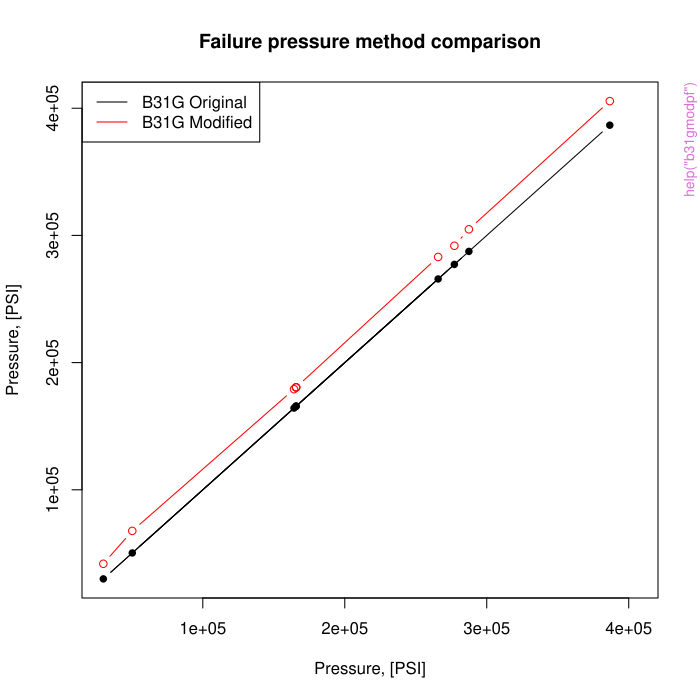

Write R code to recreate this figure.
pkgname <- "pipenostics"
source(file.path(R.home("share"), "R", "examples-header.R"))
options(warn = 1)
base::assign(".ExTimings", "pipenostics-Ex.timings", pos = 'CheckExEnv')
base::cat("name\tuser\tsystem\telapsed\n", file=base::get(".ExTimings", pos = 'CheckExEnv'))
base::assign(".format_ptime",
function(x) {
  if(!is.na(x[4L])) x[1L] <- x[1L] + x[4L]
  if(!is.na(x[5L])) x[2L] <- x[2L] + x[5L]
  options(OutDec = '.')
  format(x[1L:3L], digits = 7L)
},
pos = 'CheckExEnv')

### * </HEADER>
library('pipenostics')

base::assign(".oldSearch", base::search(), pos = 'CheckExEnv')
base::assign(".old_wd", base::getwd(), pos = 'CheckExEnv')
cleanEx()
nameEx("b31crvl")
### * b31crvl

flush(stderr()); flush(stdout())

base::assign(".ptime", proc.time(), pos = "CheckExEnv")
### Name: b31crvl
### Title: ASME B31G. Basic computer program CRVL.BAS
### Aliases: b31crvl

### ** Examples


## Further examples are inspired by those used in Appendix A of
## ASME B31G-1991 to verify correct entry of CRVL.BAS source code

## Example 1
b31crvl(maop = 910, d = 30, wth = .438, smys = 52000, def  = .72, depth = .1, l = 7.5)
#
# -- Calculated data --
# Intermediate factor (A) = 1.847
# Design pressure = 1093 PSI; Safe pressure = 1093 PSI
# Pipe may be operated safely at MAOP, 910 PSI
# With corrosion length 7.500 inch, maximum allowed corrosion depth is 0.2490 inch; A = 1.847
# With corrosion depth 0.100 inch, maximum allowed corrosion length is Inf inch; A = 5.000


## Example 2
b31crvl(maop = 400, d = 20, wth = .25, smys = 35000, def  = 0.5, depth = 0.18, l = 10)
#
# -- Calculated data --
# Intermediate factor (A) = 3.993
# Design pressure = 438 PSI; Safe pressure = 284 PSI
# Reduce operating pressure so it will not exceed 284 PSI, and so operate legally and safely
# With corrosion length 10.000 inch, maximum allowed corrosion depth is 0.0790 inch; A = 3.993
# With corrosion depth 0.180 inch, maximum allowed corrosion length is 2.0180 inch; A = 0.806


## Example 3
b31crvl(maop = 910, d = 24, wth = .432, smys = 52000, def  = .72, depth = 0.13, l = 30)
#
# -- Calculated data --
# Intermediate factor (A) = 8.320
# Design pressure = 1348 PSI; Safe pressure = 1037 PSI
# Pipe may be operated safely at MAOP, 910 PSI
# With corrosion length 30.000 inch, maximum allowed corrosion depth is 0.1670 inch; A = 8.320
# With corrosion depth 0.130 inch, maximum allowed corrosion length is Inf inch; A = 5.000


## Example 4
b31crvl(maop = 910, d = 24, wth = .432, smys = 52000, def  = .72, depth = .3, l = 30)
#
# -- Calculated data --
# Intermediate factor (A) = 8.320
# Design pressure = 1348 PSI; Safe pressure = 453 PSI
# Reduce operating pressure so it will not exceed 453 PSI, and so operate legally and safely
# With corrosion length 30.000 inch, maximum allowed corrosion depth is 0.1670 inch; A = 8.320
# With corrosion depth 0.300 inch, maximum allowed corrosion length is 12.8670 inch; A = 3.568


## Example 5
b31crvl(maop = 731, d = 24, wth = .281, smys = 52000, def  = 0.72, depth = 0.08, l = 15)
#
# -- Calculated data --
# Intermediate factor (A) = 5.158
# Design pressure = 877 PSI; Safe pressure = 690 PSI
# Reduce operating pressure so it will not exceed 690 PSI, and so operate legally and safely
# With corrosion length 15.000 inch, maximum allowed corrosion depth is 0.0680 inch; A = 5.158
# With corrosion depth 0.080 inch, maximum allowed corrosion length is 11.6340 inch; A = 4.000


## Example 6
b31crvl(maop = 1e3, d = 36, wth = .5, smys = 52000, def  = 0.72, depth = 0.41, l = 100)
# Alert! Corrosion depth exceeds 80 % of pipe wall! Pipe must be replaced!
# -- Calculated data --
# Intermediate factor (A) = 21.048
# Design pressure = 1040 PSI; Safe pressure = 206 PSI
# Repair or replace pipe because corrosion depth exceeds 80 % of pipe wall!
# Reduce operating pressure so it will not exceed 206 PSI, and so operate legally and safely
# With corrosion length 100.000 inch, maximum allowed corrosion depth is 0.0630 inch; A = 21.048
# With corrosion depth 0.410 inch, maximum allowed corrosion length is 2.5560 inch; A = 0.538
# But 0.410 inch exceeds allowable corrosion depth!!!


## Example 7
b31crvl(maop = 877, d = 12.625, wth = .5, smys = 35000, def  = .4, depth = .035, l = 3)
# Corrosion depth is less than 10 % of pipe wall. No resrictions on operation
# -- Calculated data --
# Intermediate factor (A) = 1.066
# Design pressure = 1109 PSI; Safe pressure = 1109 PSI
# Pipe may be operated safely at MAOP, 877 PSI
# With corrosion length 3.000 inch, maximum allowed corrosion depth is 0.4000 inch; A = 1.066
# With corrosion depth 0.035 inch, maximum allowed corrosion length is Inf inch; A = 5.000


## Example 8
b31crvl(maop = 790, d = 24, wth = .5, smys = 42000, def  = .5, depth = .125, l = 12)
#
# -- Calculated data --
# Intermediate factor (A) = 3.093
# Design pressure = 875 PSI; Safe pressure = 845 PSI
# Pipe may be operated safely at MAOP, 790 PSI
# With corrosion length 12.000 inch, maximum allowed corrosion depth is 0.1790 inch; A = 3.093
# With corrosion depth 0.125 inch, maximum allowed corrosion length is 15.5190 inch; A = 4.000


## TEST #1
b31crvl(maop = 790, d = 24, wth = .5, smys = 42000, def  = .5, depth = .179, l = 12)
#
#-- Calculated data --
# Intermediate factor (A) = 3.093
# Design pressure = 875 PSI; Safe pressure = 791 PSI
# Pipe may be operated safely at MAOP, 790 PSI
# With corrosion length 12.000 inch, maximum allowed corrosion depth is 0.1790 inch; A = 3.093
# With corrosion depth 0.179 inch, maximum allowed corrosion length is 12.1820 inch; A = 3.140


## TEST #1A
b31crvl(maop = 790, d = 24, wth = .5, smys = 42000, def  = .5, depth = .179, l = 12.182)
#
# -- Calculated data --
# Intermediate factor (A) = 3.140
# Design pressure = 875 PSI; Safe pressure = 790 PSI
# Pipe may be operated safely at MAOP, 790 PSI
# With corrosion length 12.182 inch, maximum allowed corrosion depth is 0.1780 inch; A = 3.140
# With corrosion depth 0.179 inch, maximum allowed corrosion length is 12.1820 inch; A = 3.140


## TEST #1B
b31crvl(maop = 790, d = 24, wth = .5, smys = 42000, def  = .5, depth = .180, l = 12.182)
#
# -- Calculated data --
# Intermediate factor (A) = 3.140
# Design pressure = 875 PSI; Safe pressure = 789 PSI
# Reduce operating pressure so it will not exceed 789 PSI, and so operate legally and safely
# With corrosion length 12.182 inch, maximum allowed corrosion depth is 0.1780 inch; A = 3.140
# With corrosion depth 0.180 inch, maximum allowed corrosion length is 11.9610 inch; A = 3.083


## TEST #2
b31crvl(maop = 790, d = 24, wth = .5, smys = 42000, def  = .5, depth = .179, l = 12.297)
#
# -- Calculated data --
# Intermediate factor (A) = 3.170
# Design pressure = 875 PSI; Safe pressure = 789 PSI
# Reduce operating pressure so it will not exceed 789 PSI, and so operate legally and safely
# With corrosion length 12.297 inch, maximum allowed corrosion depth is 0.1780 inch; A = 3.170
# With corrosion depth 0.179 inch, maximum allowed corrosion length is 12.1820 inch; A = 3.140


## All examples at once:
data(b31gdata)
examples <- with(b31gdata, b31crvl(maop, d, wth, smys, def, depth, l))




base::assign(".dptime", (proc.time() - get(".ptime", pos = "CheckExEnv")), pos = "CheckExEnv")
base::cat("b31crvl", base::get(".format_ptime", pos = 'CheckExEnv')(get(".dptime", pos = "CheckExEnv")), "\n", file=base::get(".ExTimings", pos = 'CheckExEnv'), append=TRUE, sep="\t")
cleanEx()
nameEx("b31gacd")
### * b31gacd

flush(stderr()); flush(stdout())

base::assign(".ptime", proc.time(), pos = "CheckExEnv")
### Name: b31gacd
### Title: ASME B31G. Allowable corrosion depth in pipe
### Aliases: b31gacd

### ** Examples

 b31gacd(1093, 910, 30, .438, 7.5)
 # [1] 0.249  # [inch]




base::assign(".dptime", (proc.time() - get(".ptime", pos = "CheckExEnv")), pos = "CheckExEnv")
base::cat("b31gacd", base::get(".format_ptime", pos = 'CheckExEnv')(get(".dptime", pos = "CheckExEnv")), "\n", file=base::get(".ExTimings", pos = 'CheckExEnv'), append=TRUE, sep="\t")
cleanEx()
nameEx("b31gacl")
### * b31gacl

flush(stderr()); flush(stdout())

base::assign(".ptime", proc.time(), pos = "CheckExEnv")
### Name: b31gacl
### Title: ASME B31G. Allowable corrosion length in pipe
### Aliases: b31gacl

### ** Examples

 b31gacl(1093, 910, 30, .438, .1, 7.5)
 # [1] Inf  # [inch] - corrosion is low, no limit for the corroded area length

 b31gacl(438, 400, 20, .25, .18, 10)
 # [1] 2.018  # [inch] - finite allowed length of the corroded area





base::assign(".dptime", (proc.time() - get(".ptime", pos = "CheckExEnv")), pos = "CheckExEnv")
base::cat("b31gacl", base::get(".format_ptime", pos = 'CheckExEnv')(get(".dptime", pos = "CheckExEnv")), "\n", file=base::get(".ExTimings", pos = 'CheckExEnv'), append=TRUE, sep="\t")
cleanEx()
nameEx("b31gafr")
### * b31gafr

flush(stderr()); flush(stdout())

base::assign(".ptime", proc.time(), pos = "CheckExEnv")
### Name: b31gafr
### Title: ASME B31G. A-factor
### Aliases: b31gafr

### ** Examples

 b31gafr(30, .438, 7.5)
 # [1] 1.847  # A-factor is less than 5, so the corrosion is not critical




base::assign(".dptime", (proc.time() - get(".ptime", pos = "CheckExEnv")), pos = "CheckExEnv")
base::cat("b31gafr", base::get(".format_ptime", pos = 'CheckExEnv')(get(".dptime", pos = "CheckExEnv")), "\n", file=base::get(".ExTimings", pos = 'CheckExEnv'), append=TRUE, sep="\t")
cleanEx()
nameEx("b31gdep")
### * b31gdep

flush(stderr()); flush(stdout())

base::assign(".ptime", proc.time(), pos = "CheckExEnv")
### Name: b31gdep
### Title: ASME B31G. Design pressure of pipe
### Aliases: b31gdep

### ** Examples

 b31gdep(30, .438, 52e3, .72)
 # [1] 1093.748  # [PSI]




base::assign(".dptime", (proc.time() - get(".ptime", pos = "CheckExEnv")), pos = "CheckExEnv")
base::cat("b31gdep", base::get(".format_ptime", pos = 'CheckExEnv')(get(".dptime", pos = "CheckExEnv")), "\n", file=base::get(".ExTimings", pos = 'CheckExEnv'), append=TRUE, sep="\t")
cleanEx()
nameEx("b31gmodpf")
### * b31gmodpf

flush(stderr()); flush(stdout())

base::assign(".ptime", proc.time(), pos = "CheckExEnv")
### Name: b31gmodpf
### Title: ASME B31G. Failure pressure of the corroded pipe (modified)
### Aliases: b31gmodpf

### ** Examples

 ## Example: maximum percentage disparity of original B31G
 ## algorithm and modified B31G showed on CRVL.BAS data
 with(b31gdata, {
   original  <- b31gpf(d, wth, smys, depth, l)
   modified  <- b31gmodpf(d, wth, smys, depth, l)
   round(max(100*abs(1 - original/modified), na.rm = TRUE), 4)
 })
 ## Output:
 #[1] 32.6666

 ## Example: plot disparity of original B31G algorithm and
 ## modified B31G showed on CRVL data
 with(b31gdata[-(6:7),], {
   b31g  <- b31gpf(depth, wth, smys, depth, l)
   b31gmod  <- b31gmodpf(depth, wth, smys, depth, l)
   axe_range <- range(c(b31g, b31gmod))
   plot(b31g, b31g, type = 'b', pch = 16,
        xlab = 'Pressure, [PSI]',
        ylab = 'Pressure, [PSI]',
        main = 'Failure pressure method comparison',
        xlim = axe_range, ylim = axe_range)
   inc <- order(b31g)
   lines(b31g[inc], b31gmod[inc], type = 'b', col = 'red')
   legend('topleft',
          legend = c('B31G Original',
                     'B31G Modified'),
          col = c('black', 'red'),
          lty = 'solid')
 })




base::assign(".dptime", (proc.time() - get(".ptime", pos = "CheckExEnv")), pos = "CheckExEnv")
base::cat("b31gmodpf", base::get(".format_ptime", pos = 'CheckExEnv')(get(".dptime", pos = "CheckExEnv")), "\n", file=base::get(".ExTimings", pos = 'CheckExEnv'), append=TRUE, sep="\t")
cleanEx()
nameEx("b31gops")
### * b31gops

flush(stderr()); flush(stdout())

base::assign(".ptime", proc.time(), pos = "CheckExEnv")
### Name: b31gops
### Title: ASME B31G. Operational status of pipe
### Aliases: b31gops

### ** Examples

 b31gops(.438, .1)
 # [1] 2  # typical status for the most of pipes

 b31gops(.5, .41)
 # [1] 3  # alert! Corrosion depth is too high! Replace the pipe!




base::assign(".dptime", (proc.time() - get(".ptime", pos = "CheckExEnv")), pos = "CheckExEnv")
base::cat("b31gops", base::get(".format_ptime", pos = 'CheckExEnv')(get(".dptime", pos = "CheckExEnv")), "\n", file=base::get(".ExTimings", pos = 'CheckExEnv'), append=TRUE, sep="\t")
cleanEx()
nameEx("b31gpf")
### * b31gpf

flush(stderr()); flush(stdout())

base::assign(".ptime", proc.time(), pos = "CheckExEnv")
### Name: b31gpf
### Title: ASME B31G. Failure pressure of the corroded pipe (original)
### Aliases: b31gpf

### ** Examples

 ## Example: maximum percentage disparity of original B31G
 ## algorithm and modified B31G showed on CRVL.BAS data
 with(b31gdata, {
   original  <- b31gpf(d, wth, smys, depth, l)
   modified  <- b31gmodpf(d, wth, smys, depth, l)
   round(max(100*abs(1 - original/modified), na.rm = TRUE), 4)
 })
 ## Output:
 #[1] 32.6666

 ## Example: plot disparity of original B31G algorithm and
 ## modified B31G showed on CRVL data
 with(b31gdata[-(6:7),], {
   b31g  <- b31gpf(depth, wth, smys, depth, l)
   b31gmod  <- b31gmodpf(depth, wth, smys, depth, l)
   axe_range <- range(c(b31g, b31gmod))
   plot(b31g, b31g, type = 'b', pch = 16,
        xlab = 'Pressure, [PSI]',
        ylab = 'Pressure, [PSI]',
        main = 'Failure pressure method comparison',
        xlim = axe_range, ylim = axe_range)
   inc <- order(b31g)
   lines(b31g[inc], b31gmod[inc], type = 'b', col = 'red')
   legend('topleft',
          legend = c('B31G Original',
                     'B31G Modified'),
          col = c('black', 'red'),
          lty = 'solid')
 })





base::assign(".dptime", (proc.time() - get(".ptime", pos = "CheckExEnv")), pos = "CheckExEnv")
base::cat("b31gpf", base::get(".format_ptime", pos = 'CheckExEnv')(get(".dptime", pos = "CheckExEnv")), "\n", file=base::get(".ExTimings", pos = 'CheckExEnv'), append=TRUE, sep="\t")
cleanEx()
nameEx("b31gsap")
### * b31gsap

flush(stderr()); flush(stdout())

base::assign(".ptime", proc.time(), pos = "CheckExEnv")
### Name: b31gsap
### Title: ASME B31G. Safe maximum pressure for the corroded area of pipe
### Aliases: b31gsap

### ** Examples

 b31gsap(1093, 30, .438, .1, 7.5)
 # [1] 1093  # [PSI], safe pressure is equal to design pressure

 b31gsap(877, 24, .281, .08, 15)
 # [1] 690   # [PSI], safe pressure is lower than design pressure due corrosion




base::assign(".dptime", (proc.time() - get(".ptime", pos = "CheckExEnv")), pos = "CheckExEnv")
base::cat("b31gsap", base::get(".format_ptime", pos = 'CheckExEnv')(get(".dptime", pos = "CheckExEnv")), "\n", file=base::get(".ExTimings", pos = 'CheckExEnv'), append=TRUE, sep="\t")
cleanEx()
nameEx("dnvpf")
### * dnvpf

flush(stderr()); flush(stdout())

base::assign(".ptime", proc.time(), pos = "CheckExEnv")
### Name: dnvpf
### Title: DNV-RP-F101. Failure pressure of the corroded pipe
### Aliases: dnvpf

### ** Examples


d     <- c(812.8, 219.0)  # [mm]
wth   <- c( 19.1,  14.5)  # [mm]
uts   <- c(530.9, 455.1)  # [N/mm^2]
l     <- c(203.2, 200.0)  # [mm]
depth <- c( 13.4,   9.0)  # [mm]

dnvpf(d, wth, uts, depth, l)
# [1] 15.86626 34.01183




base::assign(".dptime", (proc.time() - get(".ptime", pos = "CheckExEnv")), pos = "CheckExEnv")
base::cat("dnvpf", base::get(".format_ptime", pos = 'CheckExEnv')(get(".dptime", pos = "CheckExEnv")), "\n", file=base::get(".ExTimings", pos = 'CheckExEnv'), append=TRUE, sep="\t")
cleanEx()
nameEx("dropg")
### * dropg

flush(stderr()); flush(stdout())

base::assign(".ptime", proc.time(), pos = "CheckExEnv")
### Name: dropg
### Title: Consumption drop in pipe
### Aliases: dropg

### ** Examples

# Let consider pipes according to network segment scheme depicted in figure
# in ?dropg help-page.

# Typical large diameters of pipes under consideration, [mm]:
d <- as.double(unique(subset(pipenostics::m325nhldata, diameter > 700)$diameter))

# Let sensor-measured consumption in the inlet of the pipe
# under consideration be proportional to d, [ton/hour]:
consumption <- .125*d

# Let consider total diameter case when total diameters of adjacent pipes are no
# more than d, [mm]:
adj <- c(450, -400, 950, -255, 1152)

# As at may be seen for the second and fourth cases they predominantly have
# recharges from network.
# Let calculate consumption on the outlet of the pipe under consideration,
# [ton/hour]

result <- consumption - dropg(adj, d, consumption)
print(result)

# [1]  75.96439 134.72222  65.70302 180.80580  78.05995

# For more clarity they may perform calculations in data.table:
## Not run: 
##D dataset <- data.table::data.table(adj, d, consumption)
##D print(dataset)
##D 
##D #     adj    d consumption
##D # 1:  450  800       100.0
##D # 2: -400  900       112.5
##D # 3:  950 1000       125.0
##D # 4: -255 1400       175.0
##D # 5: 1152 1200       150.0
##D 
##D dataset[, drop := dropg(adj, d, consumption)]  # calculate drop and recovery
##D dataset[, result := consumption - drop]
##D print(dataset)
##D 
##D #     adj    d consumption       drop    result
##D # 1:  450  800       100.0  24.035608  75.96439
##D # 2: -400  900       112.5 -22.222222 134.72222
##D # 3:  950 1000       125.0  59.296978  65.70302
##D # 4: -255 1400       175.0  -5.805804 180.80580
##D # 5: 1152 1200       150.0  71.940050  78.05995
## End(Not run)

# Now let consider particular diameter case with the same total diameters of
# adjacent pipes, [mm]:

adjp <- list(
  c(100, 175, 175, -65, 125, -60),  # diameters of 4 discharge pipes and 2 recharge pipes, [mm]
  c(-300, -100, -65, 125, -60),  # diameter of 1 discharge pipe and 4 recharge pipes, [mm]
  c(950),  # diameter of 1 discharge pipe, [mm]
  c(-255), # diameter of 1 recharge pipe, [mm]
  c(50, 70, 1000, 32)  # diameter of 4 discharge pipes, [mm]
)

stopifnot(
  all(sapply(adjp, sum) == adj)
)

# Recalculate the result:
result2 <- consumption - dropg(adjp, d, consumption)
stopifnot(
  all(result == result2)
)

# They may do it in data.table:
## Not run: 
##D dataset <- data.table::data.table(adjp, d, consumption)
##D print(dataset)
##D 
##D #                        adjp    d consumption
##D # 1:  100,175,175,-65,125,-60  800       100.0
##D # 2: -300,-100, -65, 125, -60  900       112.5
##D # 3:                      950 1000       125.0
##D # 4:                     -255 1400       175.0
##D # 5:        50,  70,1000,  32 1200       150.0
##D 
##D dataset[, drop := dropg(adj, d, consumption)]  # calculate drop and recovery
##D dataset[, result := consumption - drop]
##D print(dataset)
##D 
##D #                         adjp    d consumption       drop    result
##D # 1:  100,175,175,-65,125,-60  800       100.0  24.035608  75.96439
##D # 2: -300,-100, -65, 125, -60  900       112.5 -22.222222 134.72222
##D # 3:                      950 1000       125.0  59.296978  65.70302
##D # 4:                     -255 1400       175.0  -5.805804 180.80580
##D # 5:        50,  70,1000,  32 1200       150.0  71.940050  78.05995
## End(Not run)



base::assign(".dptime", (proc.time() - get(".ptime", pos = "CheckExEnv")), pos = "CheckExEnv")
base::cat("dropg", base::get(".format_ptime", pos = 'CheckExEnv')(get(".dptime", pos = "CheckExEnv")), "\n", file=base::get(".ExTimings", pos = 'CheckExEnv'), append=TRUE, sep="\t")
cleanEx()
nameEx("dropp")
### * dropp

flush(stderr()); flush(stdout())

base::assign(".ptime", proc.time(), pos = "CheckExEnv")
### Name: dropp
### Title: Pressure drop in pipe
### Aliases: dropp

### ** Examples

# Typical pressure drop for horizontal pipeline segments
# in high-way heating network in Novosibirsk
dropp(len = c(200, 300))

#[1] 0.0007000666 0.0010500999




base::assign(".dptime", (proc.time() - get(".ptime", pos = "CheckExEnv")), pos = "CheckExEnv")
base::cat("dropp", base::get(".format_ptime", pos = 'CheckExEnv')(get(".dptime", pos = "CheckExEnv")), "\n", file=base::get(".ExTimings", pos = 'CheckExEnv'), append=TRUE, sep="\t")
cleanEx()
nameEx("dropt")
### * dropt

flush(stderr()); flush(stdout())

base::assign(".ptime", proc.time(), pos = "CheckExEnv")
### Name: dropt
### Title: Temperature drop in pipe due heat losses
### Aliases: dropt

### ** Examples

 # Calculate normative temperature drop based on Minenergo-325 for pipe segment
 pipeline <- list(
   year = 1968,
   laying = "channel",
   d = 700,
   l = 1000
 )
 operation_temperature <- c(130, 150)  # [°C]

 foo <- dropt(
   temperature = operation_temperature,
   flux = do.call(
     m325nhl,
     c(pipeline, temperature = list(operation_temperature))
   )
 )

 foo
 # 1.37 [°C]

 # This is the same as using m325dropt:
 bar <- m325dropt(temperature = operation_temperature,
   year = 1968, laying = "channel", d = 700, l = 1000
 )

 stopifnot(all.equal(foo, bar))




base::assign(".dptime", (proc.time() - get(".ptime", pos = "CheckExEnv")), pos = "CheckExEnv")
base::cat("dropt", base::get(".format_ptime", pos = 'CheckExEnv')(get(".dptime", pos = "CheckExEnv")), "\n", file=base::get(".ExTimings", pos = 'CheckExEnv'), append=TRUE, sep="\t")
cleanEx()
nameEx("flowls")
### * flowls

flush(stderr()); flush(stdout())

base::assign(".ptime", proc.time(), pos = "CheckExEnv")
### Name: flowls
### Title: List all possible flow paths in district heating network
### Aliases: flowls

### ** Examples

## Not run: 
##D # Find path from A to B in trivial line topology:
##D flowls("A", "B")
##D 
##D # $B
##D # [1] 1
##D 
##D # More complex example with two terminal nodes D and E:
##D flowls(c("A", "B", "B"), c("B", "D", "E"))
##D 
##D #$D
##D #[1] 1 2
##D #
##D #$E
##D #[1] 1 3
##D 
##D # All possible flow paths in test bench illustrated in `?m325testbench`:
##D all_paths <- list(
##D   c(12, 13, 11, 8, 4, 1),  # hereinafter indexes of acceptor nodes
##D   c(12, 13, 11, 8, 4, 2),
##D   c(12, 13, 11, 8, 6, 5,  3),
##D   c(12, 13, 11, 8, 6, 7),
##D   c(12, 13, 11, 8, 6, 9),
##D   c(12, 13, 11, 10),
##D   c(12, 13, 14, 15),
##D   c(12, 13, 16, 17),
##D   c(12, 13, 16, 18, 20, 19),
##D   c(12, 13, 16, 18, 20, 21),
##D   c(12, 13, 16, 18, 22, 24),
##D   c(12, 13, 16, 18, 22, 25),
##D   c(12, 13, 16, 18, 20, 23, 26)
##D )
##D 
##D # find those paths:
##D path <- with(pipenostics::m325testbench, {
##D   flowls(sender, acceptor)
##D })
##D 
##D # dummy element-wise test:
##D for (i in union(seq_along(path), seq_along(all_paths)))
##D   stopifnot(path[[i]] == all_paths[[i]])
## End(Not run)



base::assign(".dptime", (proc.time() - get(".ptime", pos = "CheckExEnv")), pos = "CheckExEnv")
base::cat("flowls", base::get(".format_ptime", pos = 'CheckExEnv')(get(".dptime", pos = "CheckExEnv")), "\n", file=base::get(".ExTimings", pos = 'CheckExEnv'), append=TRUE, sep="\t")
cleanEx()
nameEx("inch_mm")
### * inch_mm

flush(stderr()); flush(stdout())

base::assign(".ptime", proc.time(), pos = "CheckExEnv")
### Name: inch_mm
### Title: Millimeters to inches
### Aliases: inch_mm

### ** Examples

 inch_mm(c(25.4, 1))
 # [1] 1.00000000 0.03937008  # [inch]

 ## unit test:
 stopifnot(round(inch_mm(c(25.4, 1)), 8) == c(1.0, 0.03937008))




base::assign(".dptime", (proc.time() - get(".ptime", pos = "CheckExEnv")), pos = "CheckExEnv")
base::cat("inch_mm", base::get(".format_ptime", pos = 'CheckExEnv')(get(".dptime", pos = "CheckExEnv")), "\n", file=base::get(".ExTimings", pos = 'CheckExEnv'), append=TRUE, sep="\t")
cleanEx()
nameEx("kgf_mpa")
### * kgf_mpa

flush(stderr()); flush(stdout())

base::assign(".ptime", proc.time(), pos = "CheckExEnv")
### Name: kgf_mpa
### Title: Megapascals to kilogram-force per square
### Aliases: kgf_mpa

### ** Examples


 ## unit test:
 stopifnot(
   all.equal(
     kgf_mpa(c(0.0980665, 1)),
     c(1.0000000, 10.197162)
   )
 )




base::assign(".dptime", (proc.time() - get(".ptime", pos = "CheckExEnv")), pos = "CheckExEnv")
base::cat("kgf_mpa", base::get(".format_ptime", pos = 'CheckExEnv')(get(".dptime", pos = "CheckExEnv")), "\n", file=base::get(".ExTimings", pos = 'CheckExEnv'), append=TRUE, sep="\t")
cleanEx()
nameEx("m278hlair")
### * m278hlair

flush(stderr()); flush(stdout())

base::assign(".ptime", proc.time(), pos = "CheckExEnv")
### Name: m278hlair
### Title: Minenergo-278. Heat losses of overhead pipeline segment
### Aliases: m278hlair

### ** Examples

 ## Dummy test:
 stopifnot(round(m278hlair(), 3) == 138.774)




base::assign(".dptime", (proc.time() - get(".ptime", pos = "CheckExEnv")), pos = "CheckExEnv")
base::cat("m278hlair", base::get(".format_ptime", pos = 'CheckExEnv')(get(".dptime", pos = "CheckExEnv")), "\n", file=base::get(".ExTimings", pos = 'CheckExEnv'), append=TRUE, sep="\t")
cleanEx()
nameEx("m278hlcha")
### * m278hlcha

flush(stderr()); flush(stdout())

base::assign(".ptime", proc.time(), pos = "CheckExEnv")
### Name: m278hlcha
### Title: Minenergo-278. Heat losses of pipeline segment in channel
### Aliases: m278hlcha

### ** Examples

 ## Dummy test:
 stopifnot(round(m278hlcha(), 3) == 86.930)

 ## Naive way to find out technical state (factors k1 and k2) for pipe
 ## segments constructed in 1980:
 stopifnot(
   round(
     optim(
       par = c(1.5, 1.5),
       fn = function(x) {
         # functional to optimize
         abs(
           m278hlcha(k1 = x[1], k2 = x[2]) -
             m325nhl(year = 1980, laying = "channel", d = 250, temperature = 110)
         )
       },
       method = "L-BFGS-B",
       lower = 1.01, upper = 4.4
     )$par, 1) == c(4.3, 4.3) # c(k1, k2)
 )




base::assign(".dptime", (proc.time() - get(".ptime", pos = "CheckExEnv")), pos = "CheckExEnv")
base::cat("m278hlcha", base::get(".format_ptime", pos = 'CheckExEnv')(get(".dptime", pos = "CheckExEnv")), "\n", file=base::get(".ExTimings", pos = 'CheckExEnv'), append=TRUE, sep="\t")
cleanEx()
nameEx("m278hlund")
### * m278hlund

flush(stderr()); flush(stdout())

base::assign(".ptime", proc.time(), pos = "CheckExEnv")
### Name: m278hlund
### Title: Minenergo-278. Heat losses of underground pipeline segment
### Aliases: m278hlund

### ** Examples

 ## Dummy test:
 stopifnot(round(m278hlund(), 3) == 102.623)




base::assign(".dptime", (proc.time() - get(".ptime", pos = "CheckExEnv")), pos = "CheckExEnv")
base::cat("m278hlund", base::get(".format_ptime", pos = 'CheckExEnv')(get(".dptime", pos = "CheckExEnv")), "\n", file=base::get(".ExTimings", pos = 'CheckExEnv'), append=TRUE, sep="\t")
cleanEx()
nameEx("m278inshcm")
### * m278inshcm

flush(stderr()); flush(stdout())

base::assign(".ptime", proc.time(), pos = "CheckExEnv")
### Name: m278inshcm
### Title: Minenergo-278. Thermal conductivity of pipe insulation materials
### Aliases: m278inshcm

### ** Examples


# Averaged thermal conductivity of pipe insulation at 110 °C
print(m278insdata)
stopifnot(
  round(
    mean(with(m278insdata, { m278inshcm(110, material)})),
    2) == 9e-2
)

# Terms for linear connection between thermal conductivity of unknown
# (averaged) pipe insulator vs temperature:
temperature <- as.double(1:450)
lambda_ins <- with(m278insdata, {
  vapply(temperature, function(x) mean(m278inshcm(x, material)), .1)
})
C <- coef(lsfit(temperature, lambda_ins))  # c(Intercept, X)
stopifnot(
  all(abs(C - c(7.963590e-02, 9.730769e-05)) < 1e-8)
)




base::assign(".dptime", (proc.time() - get(".ptime", pos = "CheckExEnv")), pos = "CheckExEnv")
base::cat("m278inshcm", base::get(".format_ptime", pos = 'CheckExEnv')(get(".dptime", pos = "CheckExEnv")), "\n", file=base::get(".ExTimings", pos = 'CheckExEnv'), append=TRUE, sep="\t")
cleanEx()
nameEx("m325beta")
### * m325beta

flush(stderr()); flush(stdout())

base::assign(".ptime", proc.time(), pos = "CheckExEnv")
### Name: m325beta
### Title: Minenergo-325. Local heat loss coefficient
### Aliases: m325beta

### ** Examples

norms <- within(m325nhldata, {
  beta <- m325beta(laying, as.double(diameter))
})




base::assign(".dptime", (proc.time() - get(".ptime", pos = "CheckExEnv")), pos = "CheckExEnv")
base::cat("m325beta", base::get(".format_ptime", pos = 'CheckExEnv')(get(".dptime", pos = "CheckExEnv")), "\n", file=base::get(".ExTimings", pos = 'CheckExEnv'), append=TRUE, sep="\t")
cleanEx()
nameEx("m325dropt")
### * m325dropt

flush(stderr()); flush(stdout())

base::assign(".ptime", proc.time(), pos = "CheckExEnv")
### Name: m325dropt
### Title: Minenergo-325. Temperature drop in pipe due heat losses
### Aliases: m325dropt

### ** Examples

 stopifnot(
   round(
     m325dropt(
       temperature = 130, year = 1968, laying = "channel", d = 700, l = 1000
     ), 2) == 1.37
 )



base::assign(".dptime", (proc.time() - get(".ptime", pos = "CheckExEnv")), pos = "CheckExEnv")
base::cat("m325dropt", base::get(".format_ptime", pos = 'CheckExEnv')(get(".dptime", pos = "CheckExEnv")), "\n", file=base::get(".ExTimings", pos = 'CheckExEnv'), append=TRUE, sep="\t")
cleanEx()
nameEx("m325nhl")
### * m325nhl

flush(stderr()); flush(stdout())

base::assign(".ptime", proc.time(), pos = "CheckExEnv")
### Name: m325nhl
### Title: Minenergo-325. Normative heat losses of pipe
### Aliases: m325nhl

### ** Examples


 with(m325nhldata, {

 ## Linear extrapolation adopted in Minenergo's Order 325 using last two points:
 temperature <- seq(0, 270, 10)  # [°C]
 flux <- m325nhl(1980, "underground", TRUE, 0, 73, temperature)  # [kcal/m/h]
 plot(temperature, flux, type = "b")

 ## Consider heat losses of fittings:
 stopifnot(
   ## when beta becomes 1.15
   all(
     round(
       m325nhl(1980, "underground", d = 73, temperature = 65,
               beta = c(FALSE, TRUE)),
       3
     ) == c(65.500, 75.325)
   ),

   ## when beta becomes 1.2
   all(
     round(
       m325nhl(2000, "channel", d = 73, temperature = 65,
               beta = c(FALSE, TRUE)),
       3
     ) == c(17.533, 21.040)
   )
 )
})





base::assign(".dptime", (proc.time() - get(".ptime", pos = "CheckExEnv")), pos = "CheckExEnv")
base::cat("m325nhl", base::get(".format_ptime", pos = 'CheckExEnv')(get(".dptime", pos = "CheckExEnv")), "\n", file=base::get(".ExTimings", pos = 'CheckExEnv'), append=TRUE, sep="\t")
cleanEx()
nameEx("m325testbench")
### * m325testbench

flush(stderr()); flush(stdout())

base::assign(".ptime", proc.time(), pos = "CheckExEnv")
### Name: m325testbench
### Title: Minenergo-325. Test bench of district heating network
### Aliases: m325testbench
### Keywords: datasets

### ** Examples

## Not run: 
##D # Do not hesitate to use data.table for larger chunks of network:
##D library(data.table)
##D setDT(m325testbench)
##D 
##D # Check for declared topology isomorphism:
##D stopifnot(
##D   all(!duplicated(m325testbench$acceptor))
##D )
##D 
##D # Do all terminal nodes have sensor-measured regime parameters?:
##D terminal_nodes <- m325testbench[!(acceptor %in% sender)]
##D stopifnot(
##D   all(!is.na(terminal_nodes[, .(temperature, pressure, consumption)]))
##D )
##D 
##D # Welcome to use igraph for topology investigations:
##D library(igraph)
##D g <- graph_from_data_frame(
##D # provide edge list with edge attributes:
##D   d = m325testbench[,
##D                     .SD,
##D                     .SDcols = !c("temperature", "pressure", "consumption", "inlet", "outlet")
##D   ],
##D 
##D   # provide node attributes:
##D   v = rbind(
##D     # attributes for zero sender
##D     list(
##D       acceptor = 0, elevation = NA_real_, temperature = NA_real_,
##D       pressure = NA_real_, consumption= NA_real_
##D     ),
##D     m325testbench[,
##D                   .(
##D                     # Since every row describes node with its incoming edge:
##D                     acceptor, elevation = outlet,
##D                     # sensor readings (if any):
##D                     temperature, pressure, consumption
##D                   )
##D     ]
##D   )
##D )
##D 
##D plot(g, layout = layout_as_tree(g, root = 1))
## End(Not run)



base::assign(".dptime", (proc.time() - get(".ptime", pos = "CheckExEnv")), pos = "CheckExEnv")
base::cat("m325testbench", base::get(".format_ptime", pos = 'CheckExEnv')(get(".dptime", pos = "CheckExEnv")), "\n", file=base::get(".ExTimings", pos = 'CheckExEnv'), append=TRUE, sep="\t")
cleanEx()
nameEx("m325tracebw")
### * m325tracebw

flush(stderr()); flush(stdout())

base::assign(".ptime", proc.time(), pos = "CheckExEnv")
### Name: m325tracebw
### Title: Minenergo-325. Trace backwards thermal-hydraulic regime for
###   district heating network
### Aliases: m325tracebw

### ** Examples

# It is possible to run without specification of argument values:
m325tracebw()

# Get isomorphic representation of district heating network graph:
nx <- pipenostics::m325testbench
nx$d <- 1e3*nx$d  # convert [m] to [mm]

# When tracing large network graphs put screen log to file
output <- do.call("m325tracebw", c(as.list(nx), verbose = TRUE))

# Distinct options for opinion aggregation lead to distinct traced
# temperature and pressure:
output <- list(
  mean   = do.call("m325tracebw",
                   c(as.list(nx), verbose = FALSE, opinion = "mean")),
  median = do.call("m325tracebw",
                   c(as.list(nx), verbose = FALSE, opinion = "median"))
)

stopifnot(
  round(
    subset(
      output$mean,
      node == 13 & aggregation == "median",
      c("temperature", "pressure", "consumption")
    ) - subset(
      output$median,
      node == 13 & aggregation == "median",
      c("temperature", "pressure", "consumption")
    ),
    5
    # difference between aggregation options
  ) == c(dt = 0.03732, dp = 0.00139, dg = 0)
)

# Do not hesitate to use along with data.table...
## Not run: 
##D data.table::setDT(nx)
##D result <-
##D   nx[, m325tracebw(sender, acceptor, temperature, pressure, consumption, d, len,
##D                    year, insulation, laying, beta, exp5k, roughness, inlet,
##D                    outlet, method = "romeo", verbose = TRUE, opinion = "median",
##D                    csv = FALSE, file = "m325tracebw.csv")]
##D 
##D # ...but mind that the obtained result should go to independent data.frame:
##D stopifnot(is.data.frame(result) & !is.data.table(result))
## End(Not run)




base::assign(".dptime", (proc.time() - get(".ptime", pos = "CheckExEnv")), pos = "CheckExEnv")
base::cat("m325tracebw", base::get(".format_ptime", pos = 'CheckExEnv')(get(".dptime", pos = "CheckExEnv")), "\n", file=base::get(".ExTimings", pos = 'CheckExEnv'), append=TRUE, sep="\t")
cleanEx()
nameEx("m325tracefw")
### * m325tracefw

flush(stderr()); flush(stdout())

base::assign(".ptime", proc.time(), pos = "CheckExEnv")
### Name: m325tracefw
### Title: Minenergo-325. Trace forwards thermal-hydraulic regime for
###   district heating network
### Aliases: m325tracefw

### ** Examples

## Not run: 
##D # Minimum two nodes should be in district heating network graph:
##D m325tracefw(verbose = FALSE)
##D 
##D # node  trace backward aggregation temperature  pressure consumption job
##D # 1    1 sensor    FALSE    identity    70.00000 0.5883990          20   0
##D # 2    2      1    FALSE    identity    69.71603 0.5813153          20   1
##D 
##D # Example with the test bench:
##D nx <- pipenostics::m325testbench
##D 
##D # avoid using numeric identifiers for nodes:
##D nx$sender <- paste0("N", nx$sender)
##D nx$acceptor <- paste0("N", nx$acceptor)
##D 
##D # Alter units:
##D nx$d <- 1e3 * nx$d  # convert [m] to [mm]
##D 
##D # Perform backward tracing to get regime on root node:
##D bw_report <- do.call("m325tracebw", c(as.list(nx), verbose = FALSE))
##D 
##D # Put the traced values to the root node of the test bench:
##D root_node_idx <- 12
##D root_node <- paste0("N", root_node_idx)
##D regime_param  <- c("temperature", "pressure", "consumption")
##D nx[root_node_idx, regime_param] <-
##D   subset(bw_report,
##D          node == root_node & aggregation == "median",
##D          regime_param)
##D rm(root_node, root_node_idx)
##D 
##D # Trace the test bench forward for the first time:
##D fw_report <- do.call("m325tracefw",
##D                      c(as.list(nx), verbose = FALSE, elev_tol = .5))
##D 
##D # Let's compare traced regime at terminal nodes back to test bench:
##D report <- subset(
##D   rbind(bw_report, fw_report),
##D   node %in% subset(nx, !(acceptor %in% sender))$acceptor &
##D     aggregation == "identity"
##D )
##D 
##D regime_delta <- colMeans(
##D   subset(report, backward, regime_param) -
##D     subset(report, !backward, regime_param)
##D )
##D print(regime_delta)
##D # temperature      pressure   consumption
##D # -4.640201e-01 -5.208802e-03 -5.465713e-16
##D 
##D stopifnot(sqrt(regime_delta %*% regime_delta) < 0.5)
## End(Not run)



base::assign(".dptime", (proc.time() - get(".ptime", pos = "CheckExEnv")), pos = "CheckExEnv")
base::cat("m325tracefw", base::get(".format_ptime", pos = 'CheckExEnv')(get(".dptime", pos = "CheckExEnv")), "\n", file=base::get(".ExTimings", pos = 'CheckExEnv'), append=TRUE, sep="\t")
cleanEx()
nameEx("m325traceline")
### * m325traceline

flush(stderr()); flush(stdout())

base::assign(".ptime", proc.time(), pos = "CheckExEnv")
### Name: m325traceline
### Title: Minenergo-325. Trace thermal-hydraulic regime for linear segment
### Aliases: m325traceline

### ** Examples

# Consider 4-segment tracing path depicted in ?m325regtrace help page.
# First, let sensor readings for forward tracing:
t_fw <- 130  # [°C]
p_fw <- .588399*all.equal(.588399, mpa_kgf(6))  # [MPa]
g_fw <- 250  # [ton/hour]

# Let discharges to network for each pipeline segment are somehow determined as
discharges <- seq(0, 30, 10)  # [ton/hour]

## No test: 
# Then the calculated regime (red squares) for forward tracing is
regime_fw <- m325traceline(t_fw, p_fw, g_fw, discharges, forward = TRUE)
print(regime_fw)

# $temperature
# [1] 129.1799 128.4269 127.9628 127.3367
#
# $pressure
# [1] 0.5878607 0.5874226 0.5872143 0.5870330
#
# $consumption
# [1] 250 240 220 190
## End(No test)
# Next consider values of traced regime as sensor readings for backward tracing:
t_bw <- 127.3367  # [°C]
p_bw <- .5870330  # [MPa]
g_bw <- 190  # [ton/hour]

# Then the calculated regime (red squares) for backward tracing is
## No test: 
regime_bw <- m325traceline(t_bw, p_bw, g_bw, discharges, forward = FALSE)
print(regime_bw)

# $temperature
# [1] 129.9953 129.1769 128.4254 127.9619
#
# $pressure
# [1] 0.5883998 0.5878611 0.5874228 0.5872144
#
# $consumption
# [1] 250 250 240 220

# Let compare sensor readings with backward tracing results:
tracing <- with(regime_bw, {
  lambda <- function(val, constraint)
    c(val, constraint, constraint - val,
      abs(constraint - val)*100/constraint)
  first <- 1
  structure(
    rbind(
      lambda(temperature[first], t_fw),
      lambda(pressure[first],    p_fw),
      lambda(consumption[first], g_fw)
    ),
    dimnames = list(
      c("temperature", "pressure", "consumption"),
      c("sensor.value", "traced.value", "abs.discr", "rel.discr")
    )
  )
})
print(tracing)

# sensor.value traced.value     abs.discr    rel.discr
# temperature   130.000000  129.9952943  4.705723e-03 0.0036197868
# pressure        0.588399    0.5883998 -8.290938e-07 0.0001409067
# consumption   250.000000  250.0000000  0.000000e+00 0.0000000000

# Light unit test:
stopifnot(all(tracing[,'rel.discr'] < 4e-3))
## End(No test)




base::assign(".dptime", (proc.time() - get(".ptime", pos = "CheckExEnv")), pos = "CheckExEnv")
base::cat("m325traceline", base::get(".format_ptime", pos = 'CheckExEnv')(get(".dptime", pos = "CheckExEnv")), "\n", file=base::get(".ExTimings", pos = 'CheckExEnv'), append=TRUE, sep="\t")
cleanEx()
nameEx("mepof")
### * mepof

flush(stderr()); flush(stdout())

base::assign(".ptime", proc.time(), pos = "CheckExEnv")
### Name: mepof
### Title: Probability of failure of the corroded pipe within maximum
###   entropy
### Aliases: mepof

### ** Examples

## Not run: 
##D # Let's consider a pipe in district heating network with
##D diameter           <- 762         # [mm]
##D wall_thickness     <-  10         # [mm]
##D UTS                <- 434.3697    # [MPa]
##D 
##D # which transfers heat-carrier (water) at
##D operating_pressure <-   0.588399  # [MPa].
##D temperature        <-  95         # [°C]
##D 
##D # During inline inspection four corroded areas (defects) are detected with:
##D depth  <- c(2.45,  7.86,   7.93,   8.15)  # [mm]
##D 
##D # whereas the length of all defects is not greater 200 mm:
##D length <- rep(200, 4)  # [mm]
##D 
##D # Corrosion rates in radial and in longitudinal directions are not well-known and
##D # may vary in range .01 - .30 mm/year:
##D rar = function(n) stats::runif(n, .01, .30) / 365
##D ral = function(n) stats::runif(n, .01, .30) / 365
##D 
##D # Then POFs related to each corroded area are near:
##D pof <- mepof(depth, length, rep(diameter, 4), rep(wall_thickness, 4),
##D              rep(UTS, 4), rep(operating_pressure, 4), rep(temperature, 4),
##D              rar, ral, method = "dnv")
##D print(pof)
##D # 0.000000 0.252510 0.368275 0.771595
##D 
##D # So, the POF of the pipe is near
##D print(max(pof))
##D # 0.771595
##D 
##D # The value of POF changes in time. So, in a year after inline inspection of
##D # the pipe we can get something near
##D pof <- mepof(depth, length, rep(diameter, 4), rep(wall_thickness, 4),
##D              rep(UTS, 4), rep(operating_pressure, 4), rep(temperature, 4),
##D              rar, ral, method = "dnv", days = 365)
##D print(pof)
##D # 0.000000 0.525539 0.648359 0.929099
##D 
##D # for entire pipe we get something near:
##D print(max(pof))
##D # 0.929099
##D 
##D # Two years ago before inline inspection the pipe state was rather good:
##D pof <- mepof(depth, length, rep(diameter, 4), rep(wall_thickness, 4),
##D              rep(UTS, 4), rep(operating_pressure, 4), rep(temperature, 4),
##D              rar, ral, method = "dnv", days = -2 * 365)
##D 
##D print(pof)
##D # 0.000000 0.040780 0.072923 0.271751
##D 
##D # for entire pipe we get something near:
##D print(max(pof))
##D # 0.271751
##D 
##D 
##D # Lightweight unit test:
##D stopifnot(
##D   max(pof) > .270 && max(pof) < .274
##D )
## End(Not run)



base::assign(".dptime", (proc.time() - get(".ptime", pos = "CheckExEnv")), pos = "CheckExEnv")
base::cat("mepof", base::get(".format_ptime", pos = 'CheckExEnv')(get(".dptime", pos = "CheckExEnv")), "\n", file=base::get(".ExTimings", pos = 'CheckExEnv'), append=TRUE, sep="\t")
cleanEx()
nameEx("mm_inch")
### * mm_inch

flush(stderr()); flush(stdout())

base::assign(".ptime", proc.time(), pos = "CheckExEnv")
### Name: mm_inch
### Title: Inches to mm
### Aliases: mm_inch

### ** Examples

 mm_inch(c(0.03937008, 1))
 # [1]  1.0 25.4  # [mm]

 ## unit test:
 stopifnot(round(mm_inch(c(0.03937008, 1)), 1) == c(1.0, 25.4))




base::assign(".dptime", (proc.time() - get(".ptime", pos = "CheckExEnv")), pos = "CheckExEnv")
base::cat("mm_inch", base::get(".format_ptime", pos = 'CheckExEnv')(get(".dptime", pos = "CheckExEnv")), "\n", file=base::get(".ExTimings", pos = 'CheckExEnv'), append=TRUE, sep="\t")
cleanEx()
nameEx("mpa_kgf")
### * mpa_kgf

flush(stderr()); flush(stdout())

base::assign(".ptime", proc.time(), pos = "CheckExEnv")
### Name: mpa_kgf
### Title: Kilogram-force per square cm to megapascals
### Aliases: mpa_kgf

### ** Examples


 ## unit test:
 stopifnot(
   all.equal(
     mpa_kgf(c(10.1971619998, 1)),
     c(1.0000000, 0.0980665)
   )
 )




base::assign(".dptime", (proc.time() - get(".ptime", pos = "CheckExEnv")), pos = "CheckExEnv")
base::cat("mpa_kgf", base::get(".format_ptime", pos = 'CheckExEnv')(get(".dptime", pos = "CheckExEnv")), "\n", file=base::get(".ExTimings", pos = 'CheckExEnv'), append=TRUE, sep="\t")
cleanEx()
nameEx("mpa_psi")
### * mpa_psi

flush(stderr()); flush(stdout())

base::assign(".ptime", proc.time(), pos = "CheckExEnv")
### Name: mpa_psi
### Title: Pounds per square inch to megapascals
### Aliases: mpa_psi

### ** Examples

 mpa_psi(c(145.03773800721814, 1))
 # [1] 1.000000000 0.006894757 # [MPa]

 ## unit test:
 stopifnot(round(mpa_psi(c(145.03773800721814, 1)), 8) == c(1, 6.89476e-3))




base::assign(".dptime", (proc.time() - get(".ptime", pos = "CheckExEnv")), pos = "CheckExEnv")
base::cat("mpa_psi", base::get(".format_ptime", pos = 'CheckExEnv')(get(".dptime", pos = "CheckExEnv")), "\n", file=base::get(".ExTimings", pos = 'CheckExEnv'), append=TRUE, sep="\t")
cleanEx()
nameEx("pcorrcpf")
### * pcorrcpf

flush(stderr()); flush(stdout())

base::assign(".ptime", proc.time(), pos = "CheckExEnv")
### Name: pcorrcpf
### Title: PCORRC. Failure pressure of the corroded pipe
### Aliases: pcorrcpf

### ** Examples


d     <- c(812.8, 219.0)  # [mm]
wth   <- c( 19.1,  14.5)  # [mm]
uts   <- c(530.9, 455.1)   # [N/mm^2]
l     <- c(203.2, 200.0)  # [mm]
depth <- c( 13.4,   9.0)   # [mm]

pcorrcpf(d, wth, uts, depth, l)
# [1] 16.35449 33.01288




base::assign(".dptime", (proc.time() - get(".ptime", pos = "CheckExEnv")), pos = "CheckExEnv")
base::cat("pcorrcpf", base::get(".format_ptime", pos = 'CheckExEnv')(get(".dptime", pos = "CheckExEnv")), "\n", file=base::get(".ExTimings", pos = 'CheckExEnv'), append=TRUE, sep="\t")
cleanEx()
nameEx("psi_mpa")
### * psi_mpa

flush(stderr()); flush(stdout())

base::assign(".ptime", proc.time(), pos = "CheckExEnv")
### Name: psi_mpa
### Title: Megapascals to pounds per square inch
### Aliases: psi_mpa

### ** Examples

 psi_mpa(c(6.89475728e-3, 1))
 # [1] 1.0000 145.0377 # [PSI]

 ## unit test:
 stopifnot(round(psi_mpa(c(6.89475728e-3, 1)), 4) == c(1, 145.0377))




base::assign(".dptime", (proc.time() - get(".ptime", pos = "CheckExEnv")), pos = "CheckExEnv")
base::cat("psi_mpa", base::get(".format_ptime", pos = 'CheckExEnv')(get(".dptime", pos = "CheckExEnv")), "\n", file=base::get(".ExTimings", pos = 'CheckExEnv'), append=TRUE, sep="\t")
cleanEx()
nameEx("shell92pf")
### * shell92pf

flush(stderr()); flush(stdout())

base::assign(".ptime", proc.time(), pos = "CheckExEnv")
### Name: shell92pf
### Title: Shell92. Failure pressure of the corroded pipe
### Aliases: shell92pf

### ** Examples


d     = c(812.8, 219.0)  # [mm]
wth   = c( 19.1,  14.5)  # [mm]
uts  = c(530.9, 455.1)   # [N/mm^2]
l     = c(203.2, 200.0)  # [mm]
depth = c( 13.4,   9.0)  # [mm]

shell92pf(d, wth, uts, depth, l)
# [1] 11.09262 25.27286




base::assign(".dptime", (proc.time() - get(".ptime", pos = "CheckExEnv")), pos = "CheckExEnv")
base::cat("shell92pf", base::get(".format_ptime", pos = 'CheckExEnv')(get(".dptime", pos = "CheckExEnv")), "\n", file=base::get(".ExTimings", pos = 'CheckExEnv'), append=TRUE, sep="\t")
cleanEx()
nameEx("strderate")
### * strderate

flush(stderr()); flush(stdout())

base::assign(".ptime", proc.time(), pos = "CheckExEnv")
### Name: strderate
### Title: DNV-RP-F101. De-rate yield stress and tensile strength of pipe
###   due to temperature
### Aliases: strderate

### ** Examples

with(api5l3t, {
print(strderate(mpa_psi(smys), 53))
print(
  strderate(mpa_psi(uts),seq(0, 250, length.out = length(smys)))
)
})
# [1] 170.5689 205.0427 239.5165 287.7798 315.3588 356.7274 384.3064 411.8854 446.3592 480.8330
# [11] 549.7806
# [1] 310.2641 330.9483 413.6854 398.6854 404.3697 415.0540 439.5278 457.1068 460.8963 485.3701
# [11] 530.5282

# Unit test:
with(api5l3t,
     stopifnot(
       all(strderate(mpa_psi(uts), 0) - mpa_psi(uts) == 0)
     )
)




base::assign(".dptime", (proc.time() - get(".ptime", pos = "CheckExEnv")), pos = "CheckExEnv")
base::cat("strderate", base::get(".format_ptime", pos = 'CheckExEnv')(get(".dptime", pos = "CheckExEnv")), "\n", file=base::get(".ExTimings", pos = 'CheckExEnv'), append=TRUE, sep="\t")
### * <FOOTER>
###
cleanEx()
options(digits = 7L)
base::cat("Time elapsed: ", proc.time() - base::get("ptime", pos = 'CheckExEnv'),"\n")
grDevices::dev.off()
###
### Local variables: ***
### mode: outline-minor ***
### outline-regexp: "\\(> \\)?### [*]+" ***
### End: ***
quit('no')
